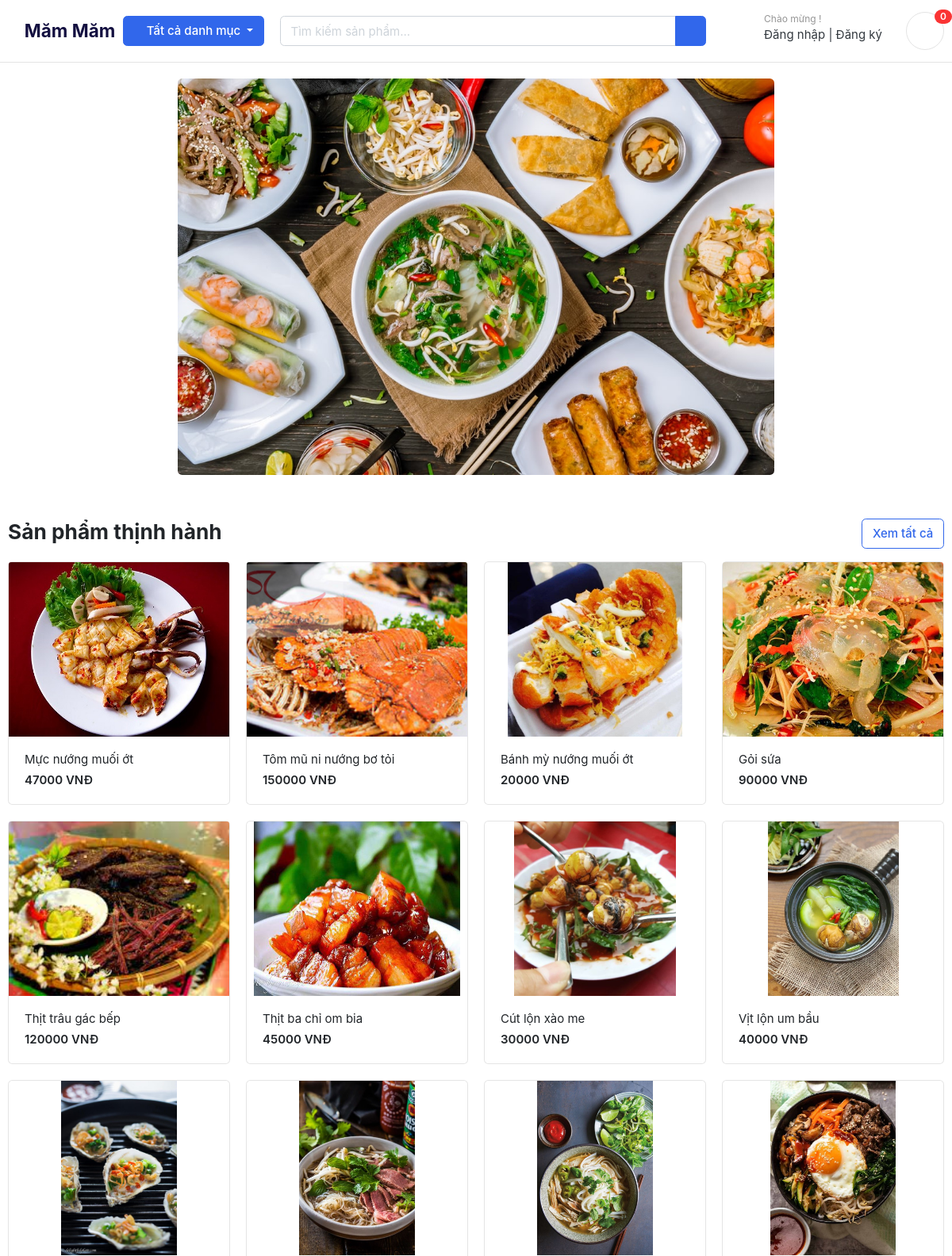
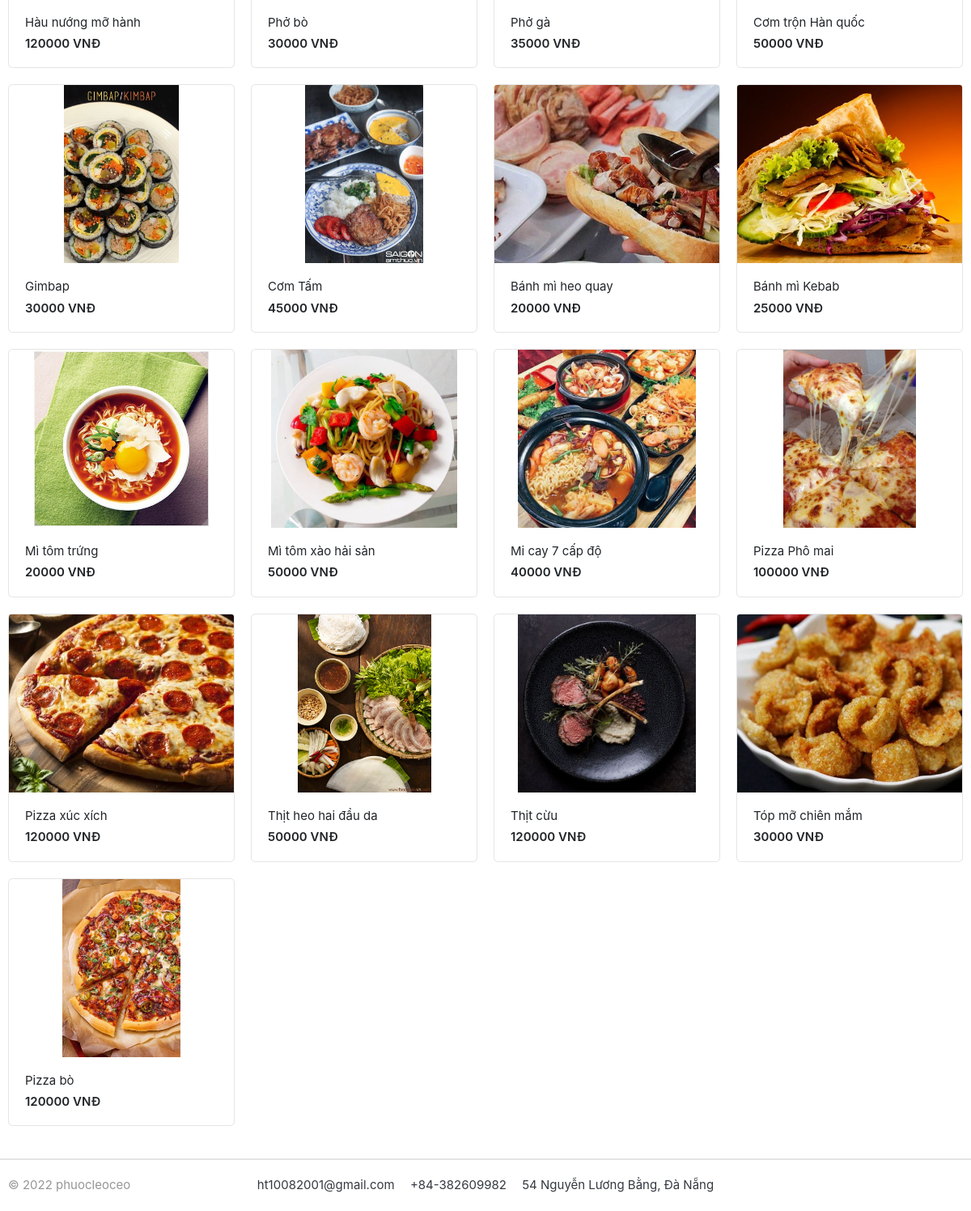
The page / on the database its author committed (2 pictures, top to bottom).
### product/models.py (models this page shows, shortened)
class Product(models.Model):
    name = models.CharField(max_length=100, unique=True)
    slug = models.SlugField(max_length=50, unique=True, allow_unicode=True)
    price = models.IntegerField()
    description = models.TextField(max_length=500, blank=True)
    image = models.ImageField(upload_to='photos/products')
    is_available = models.BooleanField(default=True)
    created_date = models.DateTimeField(auto_now_add=True)
    modified_date = models.DateTimeField(auto_now=True)
    category = models.ForeignKey(Category, on_delete=models.CASCADE)
    class Meta:
        verbose_name = "product"
        verbose_name_plural = "products"
    def get_detail(self):
        return reverse("product_detail", args=[self.slug])

### foodapp/views.py (the view)
# urls.py: path("", views.HomePage, name="HomePage"),
def HomePage(request):
    products = Product.objects.all().filter(is_available=True)
    return render(request=request, template_name="home.html", context={"products": products})

### category/context_processors.py (called while the page is built)
def header_menu_links(request):
    links = Category.objects.all()
    return dict(links=links)

### category/models.py (called while the page is built)
    def get_product(self):
        return reverse("product_by_category", args=[self.slug])

### templates/home.html
{% extends 'base.html' %}
{% load static %}
{% block content %}
<section class="section-intro padding-y-sm">
    <div class="container">
        <div class="intro-banner-wrap" style="text-align: center;">
            <img src="{% static 'images/banners/1.jpg' %}" style="height: 500px;width: auto;" class="img-fluid rounded">
        </div>
    </div>
</section>
<section class="section-name padding-y-sm">
    <div class="container">
        <header class="section-heading">
            <a href="./product" class="btn btn-outline-primary float-right">Xem tất cả</a>
            <h3 class="section-title">Sản phẩm thịnh hành</h3>
        </header>
        <div class="row">
            {% for p in products %}
            <div class="col-md-3">
                <div class="card card-product-grid">
                    <a href="{{ p.get_detail }}" class="img-wrap">
                        <img src="{{ p.image.url }}">
                    </a>
                    <figcaption class="info-wrap">
                        <a href="{{ p.get_detail }}" class="title">{{ p.name }}</a>
                        <div class="price mt-1">{{ p.price }} VNĐ</div>
                    </figcaption>
                </div>
            </div>
            {% endfor %}
        </div>
    </div>
</section>
{% endblock content %}

### foodapp/static/css/ui.css (style rules this page uses)
html { font-family: "Inter", sans-serif; font-size: 15px; }
.img-wrap { text-align: center; display: block; }
.img-wrap img { max-width: 100%; }
.padding-y-sm { padding-top: 20px; padding-bottom: 20px; }
.section-heading { margin-bottom: 20px; margin-top: 15px; }
.section-title { color: #212529; }
[class*=card-product] a.title { color: #212529; display: block; }
[class*=card-product] .img-wrap { overflow: hidden; position: relative; }
[class*=card-product] .img-wrap img { height: 100%; max-width: 100%; width: auto; display: inline-block; -o-object-fit: cover; object-fit: cover; }
.card-product-grid { margin-bottom: 20px; }
.card-product-grid .img-wrap { border-radius: 0.2rem 0.2rem 0 0; height: 220px; }
.card-product-grid .info-wrap { overflow: hidden; padding: 18px 20px; }
.card .img-wrap { overflow: hidden; }
.price { font-weight: 600; color: #212529; }

### rows shown on the page
Product: image (picture), name "Mực nướng muối ớt", price "47000"
Product: image (picture), name "Tôm mũ ni nướng bơ tỏi", price "150000"
Product: image (picture), name "Bánh mỳ nướng muối ớt", price "20000"
Product: image (picture), name "Gỏi sứa", price "90000"
Product: image (picture), name "Thịt trâu gác bếp", price "120000"
Product: image (picture), name "Thịt ba chỉ om bia", price "45000"
Product: image (picture), name "Cút lộn xào me", price "30000"
Product: image (picture), name "Vịt lộn um bầu", price "40000"
Product: image (picture), name "Hàu nướng mỡ hành", price "120000"
Product: image (picture), name "Phở bò", price "30000"
Product: image (picture), name "Phở gà", price "35000"
Product: image (picture), name "Cơm trộn Hàn quốc", price "50000"
Product: image (picture), name "Gimbap", price "30000"
Product: image (picture), name "Cơm Tấm", price "45000"
Product: image (picture), name "Bánh mì heo quay", price "20000"
Product: image (picture), name "Bánh mì Kebab", price "25000"
Product: image (picture), name "Mì tôm trứng", price "20000"
Product: image (picture), name "Mì tôm xào hải sản", price "50000"
Product: image (picture), name "Mi cay 7 cấp độ", price "40000"
Product: image (picture), name "Pizza Phô mai", price "100000"
Product: image (picture), name "Pizza xúc xích", price "120000"
Product: image (picture), name "Thịt heo hai đầu da", price "50000"
Product: image (picture), name "Thịt cừu", price "120000"
Product: image (picture), name "Tóp mỡ chiên mắm", price "30000"
Product: image (picture), name "Pizza bò", price "120000"
